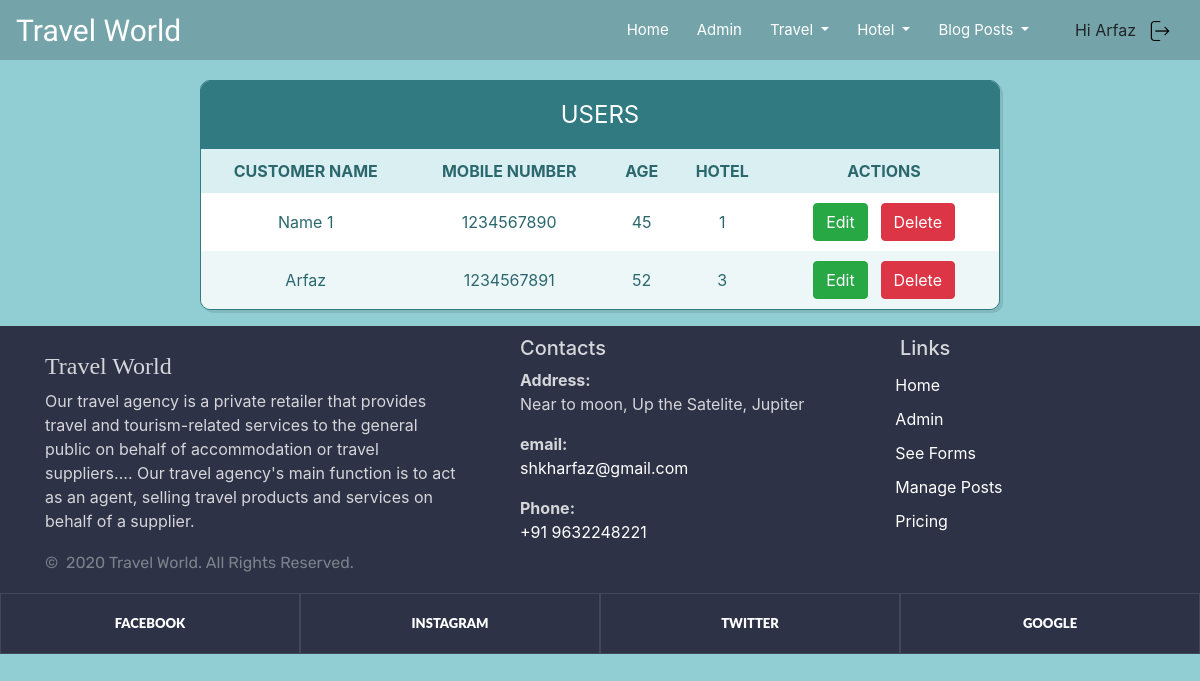
/api/guest-list/ (signed in), run on an earlier commit of the app's database.
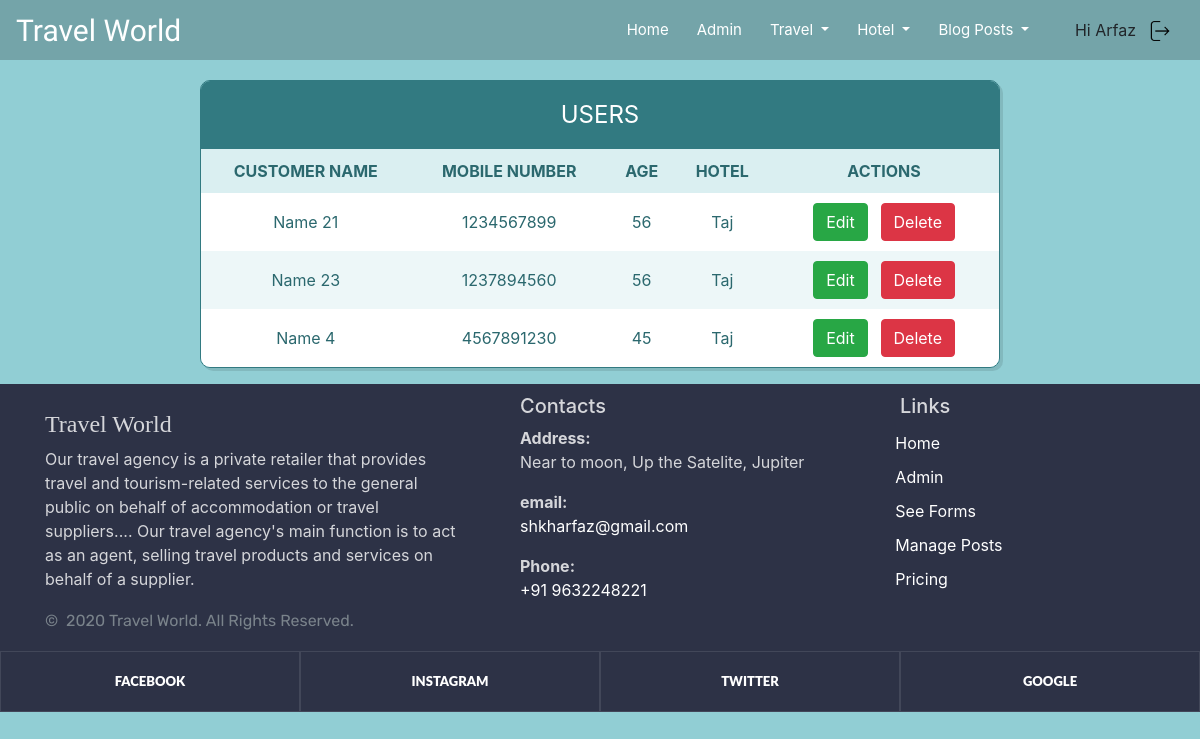
And on a later commit of the database.
### api/models.py (models this page shows)
class GuestReservation(models.Model):
    customer_name = models.CharField(max_length=255, verbose_name='Customer Name')
    mobileNumber = models.IntegerField(null=False, blank=False, verbose_name='Mobile No', unique=True)
    Age = models.IntegerField()
    hotel = models.CharField(max_length=255, verbose_name='Hotel Name')
    room_number = models.CharField(max_length=255, null=False)

### api/views.py (the view)
# urls.py: path('guest-list/', views.guest_list, name='guest_list'),
@login_required(login_url='/login/')
def guest_list(request):
    guest = GuestReservation.objects.all()
    return render(request, 'api/guest_list.html', {'guest': guest})

### templates/api/guest_list.html (shortened to what this page needs)
{% extends "core/base.html" %}
{%block content%}
{% load static %}
<link rel="stylesheet" type="text/css" href="{% static 'css/table.css' %}">
<div class="table-users">
    <div class="header">Users</div>
    <table cellspacing="0">
        <tr style="text-align:center; text-transform: uppercase;">
            <th>customer name</th>
            <th>mobile Number</th>
            <th>Age</th>
            <th>hotel</th>
            <th width="230">Actions</th>
        </tr>
        {% for guests in guest %}
        <tr>
            <td>{{ guests.customer_name}}</td>
            <td>{{ guests.mobileNumber}}</td>
            <td>{{ guests.Age}}</td>
            <td>{{ guests.hotel}}</td>
            <td class="column3">&nbsp &nbsp &nbsp &nbsp
                <a href="{% url 'api:guest_edit' guests.id %}" class="btn btn-success">Edit</a>
                <form style="display:inline;" action="{% url 'api:guest_delete' guests.pk %}"
                      method="post"
                      onsubmit="return confirm('Are you sure you want to delete {{ guests.customer_name|escapejs  }}?')">
                    <input class="btn btn-danger" type="submit" value="Delete"/>
                </form>
            </td>
        </tr>
        {% endfor %}
    </table>
</div>
{% endblock %}

### templates/core/base.html (shortened to what this page needs)
<!doctype html>
<html lang="en" style="scroll-behavior: smooth;">
{% load static %}
<head>
    <link rel="stylesheet" href="{% static 'css/blog.css' %}">
    <link rel="stylesheet" href="{% static 'css/blog1.css' %}">
    <link rel="stylesheet" href="{% static 'css/bootstrap.min.css' %}">
    <link rel="stylesheet" href="{% static 'css/owl.carousel.min.css' %}">
    <link rel="stylesheet" href="{% static 'css/font-awesome.min.css' %}">
    <link rel="stylesheet" href="{% static 'css/style.css' %}">
    <link href="//maxcdn.bootstrapcdn.com/bootstrap/4.1.1/css/bootstrap.min.css" rel="stylesheet" id="bootstrap-css">
<link rel="stylesheet" href="https://stackpath.bootstrapcdn.com/bootstrap/4.5.2/css/bootstrap.min.css">
    <link href="https://maxcdn.bootstrapcdn.com/font-awesome/4.2.0/css/font-awesome.min.css" rel="stylesheet">
  <link rel="stylesheet" href="https://cdnjs.cloudflare.com/ajax/libs/jquery-datetimepicker/2.5.20/jquery.datetimepicker.min.css" />
</head>
<body>
{% include 'core/Navbar.html' %}
{% block content%}
{% endblock %}
{% block footer %}
{% include 'core/footer.html' %}
{% endblock %}
</body>
</html>

### templates/core/Navbar.html (shortened to what this page needs)
{% load static %}
<nav class="navbar navbar-expand-lg fixed-top py-2 navbar-inverse">
    <a class="navbar-brand" href="{% url 'core:index' %}">Travel World</a>
    {% if user.is_authenticated %}
    <div class="collapse navbar-collapse" id="navbarSupportedContent">
        <ul class="navbar-nav ml-auto">
            <li class="nav-item cool-link">
                <a class="nav-link " href="{% url 'core:index'%}">Home</a>
            </li>
            {% if user.is_superuser %}
            <li class="nav-item cool-link"><a class="nav-link" href="/admin">Admin</a></li>
            <li class="nav-item dropdown cool-link">
                <a class="nav-link dropdown-toggle" href="{% url 'core:project' %}" role="button"
                   data-toggle="dropdown" aria-haspopup="true">
                    Travel
                </a>
            </li>
                        <li class="nav-item dropdown cool-link">
                <a class="nav-link dropdown-toggle" href="{% url 'api:guest_list' %}" role="button"
                   data-toggle="dropdown" aria-haspopup="true">
                    Hotel
                </a>
            </li>
            <li class="nav-item dropdown cool-link">
                <a class="nav-link dropdown-toggle" href="{% url 'core:posts' %}" role="button"
                   data-toggle="dropdown" aria-haspopup="true">
                    Blog Posts
                </a>
            </li>
            {% endif %}
            <li style="margin-top:13px;" class="nav-item">Hi {{user.username|title}}</li>
            <li id="logout" class="nav-item ">
                <a class="nav-link" href="{% url 'admin:logout' %}">
                    <img width="20px" height="20px" src="{% static 'images/logout.png' %} ">
                </a>
            </li>
        </ul>
    </div>
    {% endif %}
</nav>

### templates/core/footer.html (shortened to what this page needs)
<footer class="section footer-classic context-dark bg-image" style="background: #2d3246;padding-top:10px;">
    <div class="container">
        <div class="row row-30">
            <div class="col-md-4 col-xl-5">
                <div class="pr-xl-4">
                    <p><div style="font-family: cursive;"><h4>Travel World</h4></div>Our travel agency is a private retailer that provides travel and tourism-related services to the general public on behalf of accommodation or travel suppliers.... Our travel agency's main function is to act as an agent, selling travel products and services on behalf of a supplier.</p>
                    <p class="rights"><span>©  </span><span
                            class="copyright-year">2020</span><span> </span><span>Travel World</span><span>. </span><span>All Rights Reserved.</span>
                    </p>
                </div>
            </div>
            <div class="col-md-4">
                <h5>Contacts</h5>
                <dl class="contact-list">
                    <dt>Address:</dt>
                    <dd>Near to moon, Up the Satelite, Jupiter</dd>
                </dl>
                <dl class="contact-list">
                    <dt>email:</dt>
                    <dd><a href="mailto:#">shkharfaz@gmail.com</a></dd>
                </dl>
                <dl class="contact-list">
                    <dt>Phone:</dt>
                    <dd><a href="tel:9632248221">+91 9632248221</a>
                    </dd>
                </dl>
            </div>
            <div class="col-md-4 col-xl-3">
                <h5>Links</h5>
                <ul class="nav-list">
                    <li><a href="{% url 'core:index'%}">Home</a></li>
                    <li><a href="/admin">Admin</a></li>
                   <li><a href="{% url 'core:project' %}">See Forms</a></li>
                    <li><a href="{% url 'core:posts' %}">Manage Posts</a></li>
                    <li><a href="#">Pricing</a></li>
                </ul>
            </div>
        </div>
    </div>
    <div class="row no-gutters social-container">
        <div class="col"><a class="social-inner" href="#"><span>Facebook</span></a></div>
        <div class="col"><a class="social-inner" href="#"><span>instagram</span></a></div>
        <div class="col"><a class="social-inner" href="#"><span>twitter</span></a>
        </div>
        <div class="col"><a class="social-inner" href="#"><span>google</span></a></div>
    </div>
</footer>

### static/css/blog.css (style rules this page uses)
h1, h2, h3, h4, h5, h6 { font-family: "Playfair Display", Georgia, "Times New Roman", serif; }

### static/css/table.css (style rules this page uses)
body { background-color: #91ced4; }
body * { box-sizing: border-box; }
.header { background-color: #327a81; color: white; font-size: 1.5em; padding: 1rem; text-align: center; text-transform: uppercase; }
.table-users { border: 1px solid #327a81; border-radius: 10px; box-shadow: 3px 3px 0 rgba(0, 0, 0, 0.1); max-width: calc(100% - 2em); margin: 1em auto; margin-top: 80px; overflow: hidden; width: 800px; }
table { width: 100%; }
table td, table th { color: #2b686e; padding: 10px; }
table td { text-align: center; vertical-align: middle; }
table td:last-child { font-size: 0.95em; line-height: 1.4; text-align: left; }
table th { background-color: #daeff1; font-weight: 300px; }
table tr:nth-child(2n) { background-color: white; }
table tr:nth-child(2n+1) { background-color: #edf7f8; }

What changed in the data, as far as the page shows it:
removed GuestReservation: customer_name "Name 1", mobileNumber "1234567890", Age "45", hotel "1"
removed GuestReservation: customer_name "Arfaz", mobileNumber "1234567891", Age "52", hotel "3"
added GuestReservation: customer_name "Name 21", mobileNumber "1234567899", Age "56", hotel "Taj"
added GuestReservation: customer_name "Name 23", mobileNumber "1237894560", Age "56", hotel "Taj"
added GuestReservation: customer_name "Name 4", mobileNumber "4567891230", Age "45", hotel "Taj"
